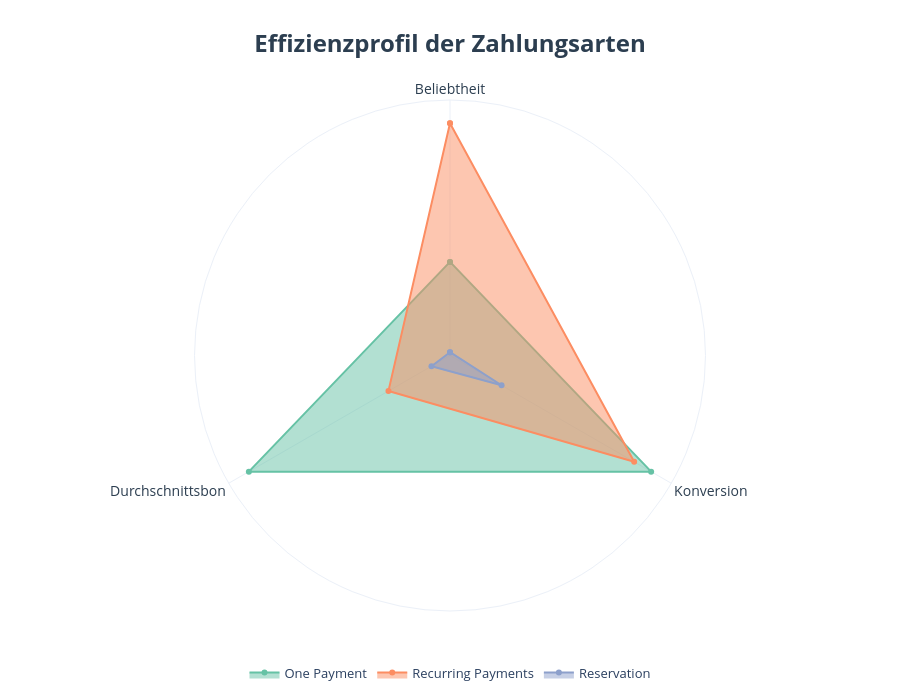

Notebook code cell kept with this figure:
### Markdown cell above
### Analyse von Zahlungen und Produkten

### Code cell
radar_df = deals.groupby('Payment Type').agg(
    Count=('Successful Deal', 'count'),
    CR=('Successful Deal', 'mean'),
    AvgCheck=('Initial Amount Paid', 'mean')
).reset_index()

raw_data = radar_df.copy()

for col in ['Count', 'CR', 'AvgCheck']:
    radar_df[col] = radar_df[col] / radar_df[col].max()

labels = ['Beliebtheit', 'Konversion', 'Durchschnittsbon']

fig_radar = go.Figure()

colors = ['#66c2a5', '#fc8d62', '#8da0cb'] 

for i, row in radar_df.iterrows():
    # Kreis schließen: Ersten Wert am Ende erneut hinzufügen
    r_values = [row['Count'], row['CR'], row['AvgCheck'], row['Count']]
    theta_labels = labels + [labels[0]]
    
    fig_radar.add_trace(go.Scatterpolar(
        r=r_values,
        theta=theta_labels,
        fill='toself',
        name=row['Payment Type'],
        line=dict(color=colors[i % len(colors)]),
        # Hover-Tool-Tipp anpassen
        hovertemplate=(
            f"<b>{row['Payment Type']}</b><br>" +
            f"Beliebtheit: {raw_data.iloc[i]['Count']}<br>" +
            f"Konversion: {raw_data.iloc[i]['CR']:.2%}<br>" +
            f"Durchschnittsbon: {raw_data.iloc[i]['AvgCheck']:.0f}$<extra></extra>"
        )
    ))

fig_radar.update_layout(
    polar=dict(
        radialaxis=dict(
            visible=False, 
            range=[0, 1.1] 
        ),
        angularaxis=dict(
            direction="clockwise",
            period=3,
            tickfont=dict(size=14, color="#2c3e50") 
        )
    ),
    title={
        'text': "<b>Effizienzprofil der Zahlungsarten</b>",
        'y': 0.95,
        'x': 0.5,
        'xanchor': 'center',
        'yanchor': 'top',
        'font': {'size': 24, 'color': '#2c3e50'}
    },
    legend=dict(
        orientation="h",
        yanchor="bottom",
        y=-0.15,
        xanchor="center",
        x=0.5,
        font=dict(size=13)
    ),
    template="plotly_white",
    height=700, 
    margin=dict(l=80, r=80, t=100, b=80),
)

fig_radar.show()

### Figure 1 — Plotly figure (JSON) as saved in the notebook; plotly's stock layout.template omitted (floating-point values rounded to 4 significant figures)
{"data": [{"fill": "toself", "hovertemplate": "<b>One Payment</b><br>Beliebtheit: 141<br>Konversion: 78.01%<br>Durchschnittsbon: 1954$<extra></extra>", "line": {"color": "#66c2a5"}, "name": "One Payment", "r": [0.4029, 1, 1, 0.4029], "theta": ["Beliebtheit", "Konversion", "Durchschnittsbon", "Beliebtheit"], "type": "scatterpolar"}, {"fill": "toself", "hovertemplate": "<b>Recurring Payments</b><br>Beliebtheit: 350<br>Konversion: 71.43%<br>Durchschnittsbon: 598$<extra></extra>", "line": {"color": "#fc8d62"}, "name": "Recurring Payments", "r": [1, 0.9156, 0.306, 1], "theta": ["Beliebtheit", "Konversion", "Durchschnittsbon", "Beliebtheit"], "type": "scatterpolar"}, {"fill": "toself", "hovertemplate": "<b>Reservation</b><br>Beliebtheit: 5<br>Konversion: 20.00%<br>Durchschnittsbon: 180$<extra></extra>", "line": {"color": "#8da0cb"}, "name": "Reservation", "r": [0.01429, 0.2564, 0.09212, 0.01429], "theta": ["Beliebtheit", "Konversion", "Durchschnittsbon", "Beliebtheit"], "type": "scatterpolar"}], "layout": {"height": 700, "legend": {"font": {"size": 13}, "orientation": "h", "x": 0.5, "xanchor": "center", "y": -0.15, "yanchor": "bottom"}, "margin": {"b": 80, "l": 80, "r": 80, "t": 100}, "polar": {"angularaxis": {"direction": "clockwise", "period": 3, "tickfont": {"color": "#2c3e50", "size": 14}}, "radialaxis": {"range": [0, 1.1], "visible": false}}, "title": {"font": {"color": "#2c3e50", "size": 24}, "text": "<b>Effizienzprofil der Zahlungsarten</b>", "x": 0.5, "xanchor": "center", "y": 0.95, "yanchor": "top"}}}
